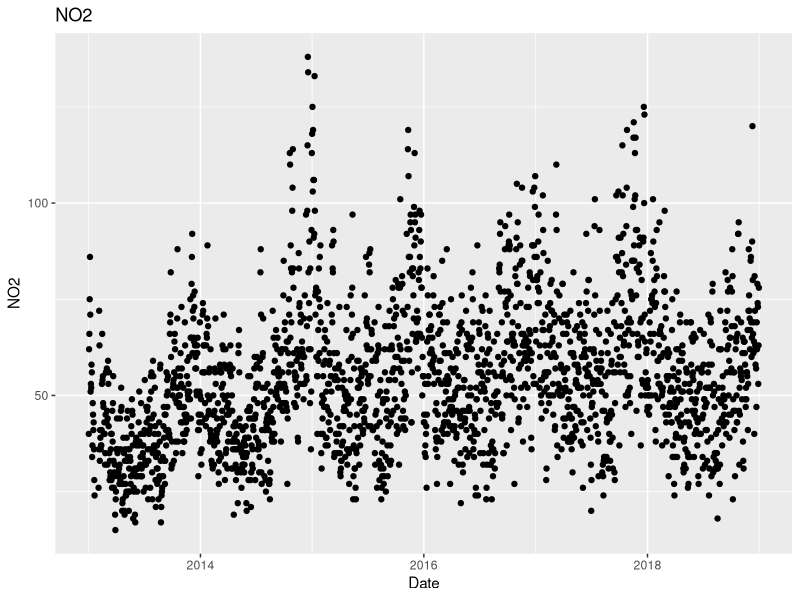
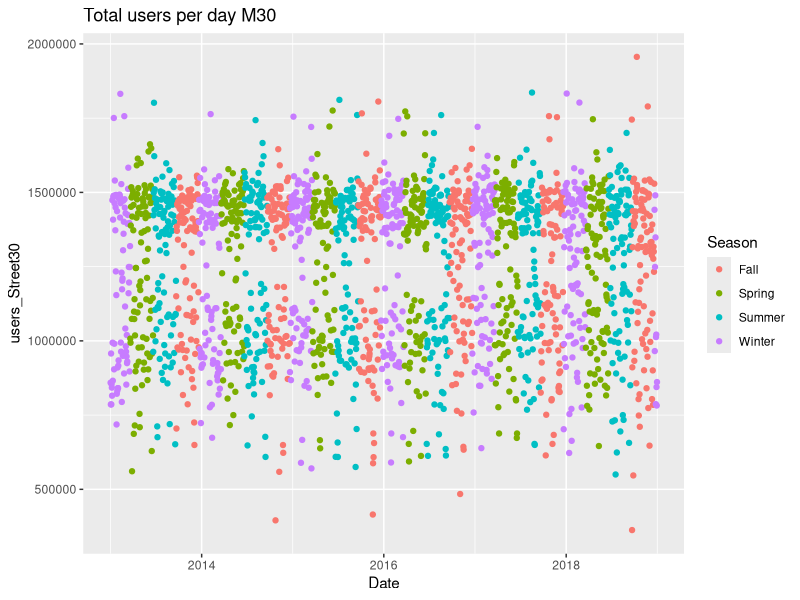
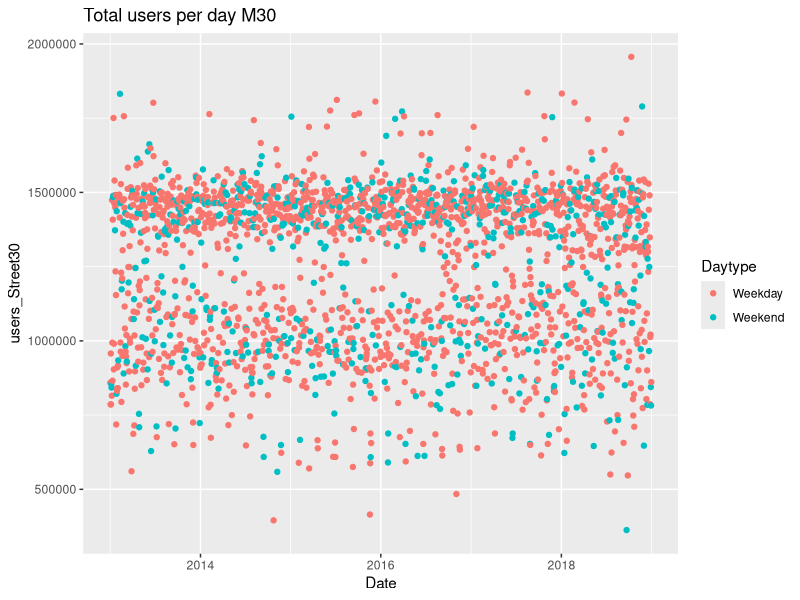
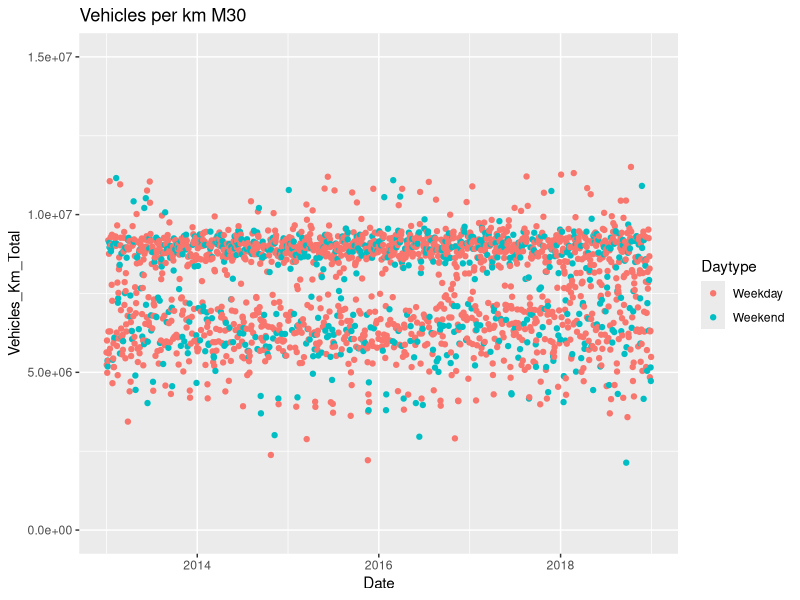
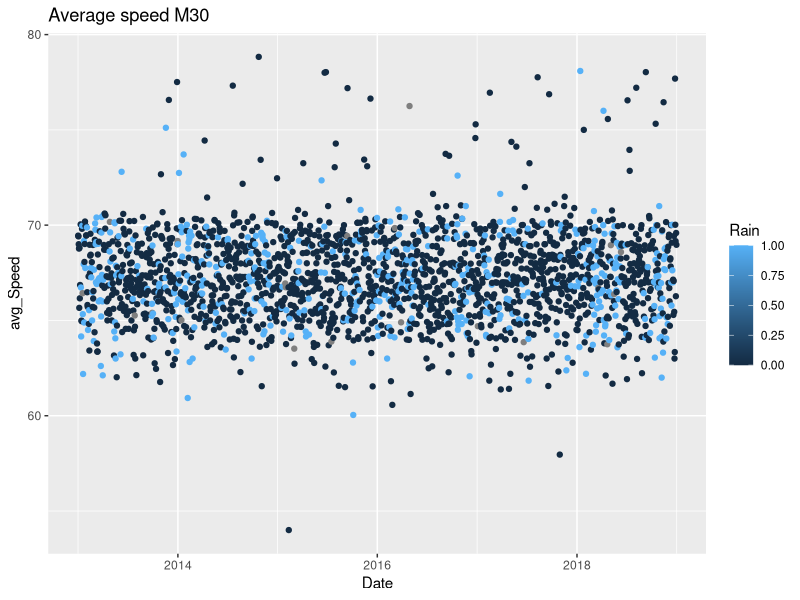
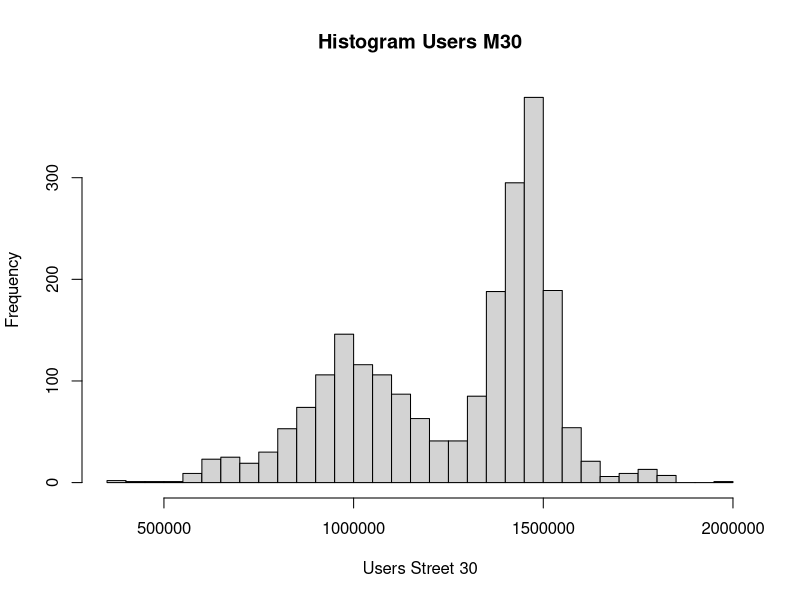

Reproduce these figures in R, in order.
rm(list=ls())


library(tidyverse)
library(XML)
require(XML)
library(writexl)
library("readxl")
library(dplyr)
library(lubridate)



airquality2013_2018 <- read_excel("Cleaned_Airquality2013_2018.xlsx")

AQI2013_2018 <- read_excel("Cleaned_AQI2013_2018.xlsx")

weather <- read_excel("Cleaned_Weather2013-2018.xlsx")

traffic <- read_excel("Cleaned_Traffic2013-2018.xlsx")

# Add traffic to weather
# Total <- merge(weather,traffic, by="Date")
# Did not work because 1 row was deleted.. so did it manually:
Total <- weather
Total$avg_tr_dist <- traffic$avg_tr_dist
Total$avg_tr_time <- traffic$avg_tr_time
Total$users_Street30 <- traffic$users_Street_30
Total$Vehicles_Km_Branches <- traffic$Vehicles_Km_Branches
Total$Vehicles_Km_Total <- traffic$Vehicles_Km_Total
Total$avg_Speed <- traffic$avg_Speed

# Add polutants
Total$SO2 <- airquality2013_2018$Value[airquality2013_2018$Magnitude==1]
Total$CO <- airquality2013_2018$Value[airquality2013_2018$Magnitude==6]
Total$NO <- airquality2013_2018$Value[airquality2013_2018$Magnitude==7]
Total$NO2 <- airquality2013_2018$Value[airquality2013_2018$Magnitude==8]
Total$PM2.5 <- airquality2013_2018$Value[airquality2013_2018$Magnitude==9]
Total$PM10 <- airquality2013_2018$Value[airquality2013_2018$Magnitude==10]
Total$NOx <- airquality2013_2018$Value[airquality2013_2018$Magnitude==12]
Total$O3 <- airquality2013_2018$Value[airquality2013_2018$Magnitude==14]
Total$TOL <- airquality2013_2018$Value[airquality2013_2018$Magnitude==20]
Total$BEN <- airquality2013_2018$Value[airquality2013_2018$Magnitude==30]
Total$EBE <- airquality2013_2018$Value[airquality2013_2018$Magnitude==35]

#Add AQI
Total$AQI <- AQI2013_2018$AQI



#Add day of the year
Total$DayNr <- yday(Total$Date)


#Add month seperately
Total$Month <- month(Total$Date)


#Add Holidays

getHoliday <- function(DATES) {
  S_HOL1_2013 <- as.Date("2013-01-01", format = "%Y-%m-%d")
  E_HOL1_2013 <- as.Date("2013-01-06", format  = "%Y-%m-%d")
  
  S_HOL2_2013 <- as.Date("2013-03-22", format = "%Y-%m-%d")
  E_HOL2_2013 <- as.Date("2013-04-01", format  = "%Y-%m-%d")
  
  S_HOL3_2013 <- as.Date("2013-06-14", format = "%Y-%m-%d")
  E_HOL3_2013 <- as.Date("2013-09-09", format  = "%Y-%m-%d")
  
  S_HOL4_2013 <- as.Date("2013-12-21", format = "%Y-%m-%d")
  E_HOL4_2013 <- as.Date("2013-12-31", format  = "%Y-%m-%d")
  
  
  
  S_HOL1_2014 <- as.Date("2014-01-01", format = "%Y-%m-%d")
  E_HOL1_2014 <- as.Date("2014-01-07", format  = "%Y-%m-%d")
  
  S_HOL2_2014 <- as.Date("2014-04-11", format = "%Y-%m-%d")
  E_HOL2_2014 <- as.Date("2014-04-21", format  = "%Y-%m-%d")
  
  S_HOL3_2014 <- as.Date("2014-06-13", format = "%Y-%m-%d")
  E_HOL3_2014 <- as.Date("2014-09-09", format  = "%Y-%m-%d")
  
  S_HOL4_2014 <- as.Date("2014-12-20", format = "%Y-%m-%d")
  E_HOL4_2014 <- as.Date("2014-12-31", format  = "%Y-%m-%d")
  
  
  
  S_HOL1_2015 <- as.Date("2015-01-01", format = "%Y-%m-%d")
  E_HOL1_2015 <- as.Date("2015-01-07", format  = "%Y-%m-%d")
  
  S_HOL2_2015 <- as.Date("2015-03-27", format = "%Y-%m-%d")
  E_HOL2_2015 <- as.Date("2015-04-06", format  = "%Y-%m-%d")
  
  S_HOL3_2015 <- as.Date("2015-06-12", format = "%Y-%m-%d")
  E_HOL3_2015 <- as.Date("2015-09-08", format  = "%Y-%m-%d")
  
  S_HOL4_2015 <- as.Date("2015-12-23", format = "%Y-%m-%d")
  E_HOL4_2015 <- as.Date("2015-12-31", format  = "%Y-%m-%d")
  
  
  
  S_HOL1_2016 <- as.Date("2016-01-01", format = "%Y-%m-%d")
  E_HOL1_2016 <- as.Date("2016-01-07", format  = "%Y-%m-%d")
  
  S_HOL2_2016 <- as.Date("2016-03-18", format = "%Y-%m-%d")
  E_HOL2_2016 <- as.Date("2016-03-29", format  = "%Y-%m-%d")
  
  S_HOL3_2016 <- as.Date("2016-06-10", format = "%Y-%m-%d")
  E_HOL3_2016 <- as.Date("2016-09-08", format  = "%Y-%m-%d")
  
  S_HOL4_2016 <- as.Date("2016-12-23", format = "%Y-%m-%d")
  E_HOL4_2016 <- as.Date("2016-12-31", format  = "%Y-%m-%d")
  
  
  
  S_HOL1_2017 <- as.Date("2017-01-01", format = "%Y-%m-%d")
  E_HOL1_2017 <- as.Date("2017-01-08", format  = "%Y-%m-%d")
  
  S_HOL2_2017 <- as.Date("2017-04-07", format = "%Y-%m-%d")
  E_HOL2_2017 <- as.Date("2017-04-17", format  = "%Y-%m-%d")
  
  S_HOL3_2017 <- as.Date("2017-06-09", format = "%Y-%m-%d")
  E_HOL3_2017 <- as.Date("2017-09-11", format  = "%Y-%m-%d")
  
  S_HOL4_2017 <- as.Date("2017-12-23", format = "%Y-%m-%d")
  E_HOL4_2017 <- as.Date("2017-12-31", format  = "%Y-%m-%d")
  
  
  
  S_HOL1_2018 <- as.Date("2018-01-01", format = "%Y-%m-%d")
  E_HOL1_2018 <- as.Date("2018-01-07", format  = "%Y-%m-%d")
  
  S_HOL2_2018 <- as.Date("2018-03-23", format = "%Y-%m-%d")
  E_HOL2_2018 <- as.Date("2018-04-02", format  = "%Y-%m-%d")
  
  S_HOL3_2018 <- as.Date("2018-06-08", format = "%Y-%m-%d")
  E_HOL3_2018 <- as.Date("2018-09-09", format  = "%Y-%m-%d")
  
  S_HOL4_2018 <- as.Date("2018-12-22", format = "%Y-%m-%d")
  E_HOL4_2018 <- as.Date("2018-12-31", format  = "%Y-%m-%d")

  
  
  
  ifelse (Total$Date >= S_HOL1_2013 & Total$Date <= E_HOL1_2013, 1,
          ifelse (Total$Date >= S_HOL2_2013 & Total$Date <= E_HOL2_2013, 1,        
          ifelse (Total$Date >= S_HOL3_2013 & Total$Date <= E_HOL3_2013, 1,
          ifelse (Total$Date >= S_HOL4_2013 & Total$Date <= E_HOL4_2013, 1,
          
          ifelse (Total$Date >= S_HOL1_2014 & Total$Date <= E_HOL1_2014, 1,       
          ifelse (Total$Date >= S_HOL2_2014 & Total$Date <= E_HOL2_2014, 1,        
          ifelse (Total$Date >= S_HOL3_2014 & Total$Date <= E_HOL3_2014, 1,
          ifelse (Total$Date >= S_HOL4_2014 & Total$Date <= E_HOL4_2014, 1,
                  
          ifelse (Total$Date >= S_HOL1_2015 & Total$Date <= E_HOL1_2015, 1,       
          ifelse (Total$Date >= S_HOL2_2015 & Total$Date <= E_HOL2_2015, 1,        
          ifelse (Total$Date >= S_HOL3_2015 & Total$Date <= E_HOL3_2015, 1,
          ifelse (Total$Date >= S_HOL4_2015 & Total$Date <= E_HOL4_2015, 1,       
                  
          ifelse (Total$Date >= S_HOL1_2016 & Total$Date <= E_HOL1_2016, 1,       
          ifelse (Total$Date >= S_HOL2_2016 & Total$Date <= E_HOL2_2016, 1,        
          ifelse (Total$Date >= S_HOL3_2016 & Total$Date <= E_HOL3_2016, 1,
          ifelse (Total$Date >= S_HOL4_2016 & Total$Date <= E_HOL4_2016, 1,          
                  
          ifelse (Total$Date >= S_HOL1_2017 & Total$Date <= E_HOL1_2017, 1,       
          ifelse (Total$Date >= S_HOL2_2017 & Total$Date <= E_HOL2_2017, 1,        
          ifelse (Total$Date >= S_HOL3_2017 & Total$Date <= E_HOL3_2017, 1,
          ifelse (Total$Date >= S_HOL4_2017 & Total$Date <= E_HOL4_2017, 1,  
                  
          ifelse (Total$Date >= S_HOL1_2018 & Total$Date <= E_HOL1_2018, 1,       
          ifelse (Total$Date >= S_HOL2_2018 & Total$Date <= E_HOL2_2018, 1,        
          ifelse (Total$Date >= S_HOL3_2018 & Total$Date <= E_HOL3_2018, 1,
          ifelse (Total$Date >= S_HOL4_2018 & Total$Date <= E_HOL4_2018, 1,         
          0))))))))))))))))))))))))
  
}

Total$Holiday <- getHoliday(Total$Date)


#Reorder data frame
Total <- Total[c("Date", "day", "DayNr","Month","Daytype","Season","Holiday",
                 "T_max","T_min","Avg_T","Streak_max","Rain_ml","Rain","Avg_Streak","avg_tr_dist","avg_tr_time",
                 "users_Street30","Vehicles_Km_Branches","Vehicles_Km_Total","avg_Speed",
                 "SO2","CO","NO","NO2","PM2.5","PM10","NOx","O3","TOL","BEN","EBE","AQI"
)]


#Write total to excel file
write_xlsx(Total, "Cleaned_Total.xlsx")




#plot of NO2
ggplot(data = Total) +
  geom_point(mapping = aes(x = Date, y = NO2)) +
  ggtitle("NO2")


#plot of users M30
ggplot(data = Total) +
  geom_point(mapping = aes(x = Date, y =users_Street30, color=Season)) +
  # ylim(0,1.5*10^7)+
  ggtitle("Total users per day M30")

#plot of users M30
ggplot(data = Total) +
  geom_point(mapping = aes(x = Date, y =users_Street30, color=Daytype)) +
  # ylim(0,1.5*10^7)+
  ggtitle("Total users per day M30")




#plot of Vehicles per km M30
ggplot(data = Total) +
  geom_point(mapping = aes(x = Date, y = Vehicles_Km_Total, color=Daytype)) +
  ylim(0,1.5*10^7)+
  ggtitle("Vehicles per km M30")



#plot of avg Speed M30
ggplot(data = Total) +
  geom_point(mapping = aes(x = Date, y = avg_Speed, color=Rain)) +
  # ylim(0,1.5*10^7)+
  ggtitle("Average speed M30")

#Histogram of traffic street 30 2018
hist(Total$users_Street30,
     xlab="Users Street 30",
     main="Histogram Users M30",
     breaks = 30
)
